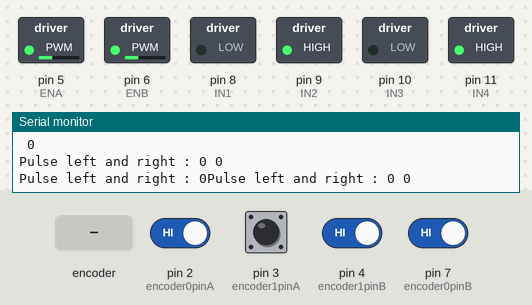
Simulated run of this sketch. Board: Arduino Uno, built with avr-gcc and run on an emulated ATmega328P. Shown: switched loads named in the sketch (green lamp = pin HIGH), the last lines printed to the serial monitor. The inputs (shaded band) are chosen by the test bench; at power-on: pin 2 (encoder0pinA), pin 3 (encoder1pinA), pin 4 (encoder1pinB), pin 7 (encoder0pinB) HIGH.

Above: at 0.45 s.
At 1.25 s:
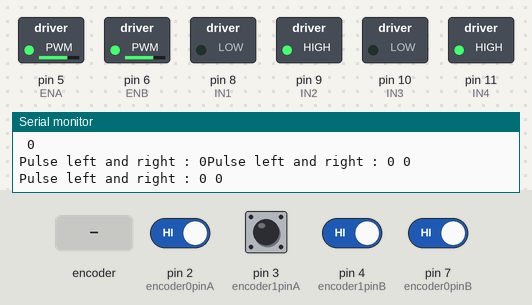
1.3 s: rotary encoder on pin 2 (encoder0pinA) / pin 7 (encoder0pinB) turned 1 step (first pin leading)
At 3.1 s:
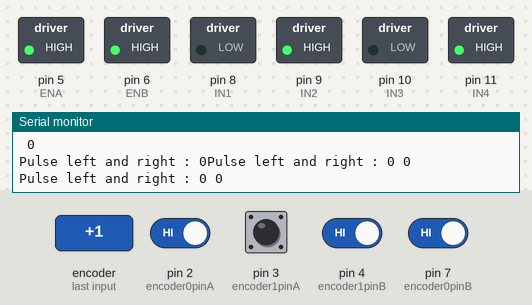
4.3 s: pin 3 (encoder1pinA) pulsed LOW 2 times (0.12 s each, 0.3 s apart)
7.9 s: pin 3 (encoder1pinA) pulsed LOW 2 times (0.12 s each, 0.3 s apart)
Timing chart, 0 to 10.9 s (numbered marks = the images above; inputs shaded):
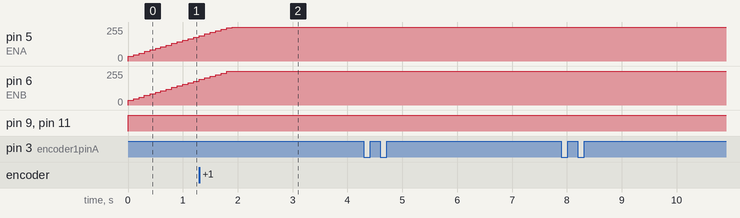

The sketch:

pid_two_wheel.ino
```cpp
#include <PID_v1.h>
#define IN1 8                 // control pin for left motor
#define IN2 9                 // control pin for left motor
#define IN3 10                // control pin for right motor
#define IN4 11                // control pin for right motor
#define ENA 5                 // analog pin for motor PWM
#define ENB 6                 // analog pin for motor PWN

const byte encoder0pinA = 2;  // A pin -> the interrupt pin 0 (pin 2)
const byte encoder0pinB = 7;  // B pin -> the digital pin 7
const byte encoder1pinA = 3;  // A pin -> the interrupt pin 1 (pin 3)
const byte encoder1pinB = 4;  // B pin -> the digital pin 4

/* structure of encoder */
typedef struct
{
  int duration;
  byte encoderPinALast;
  boolean Direction;
}encoder_two_wheel;

/* declare variables for encoder */
encoder_two_wheel encoder_left;
encoder_two_wheel encoder_right;

/* structure of PID */
typedef struct
{
  double val_output;
  double setpoint;
  double Kp;
  double Ki;
  double Kd;
  double abs_duration;
  boolean result;
}pid_two_wheel;

/* declare variables for PID control */
pid_two_wheel pid_left = {
  .val_output = 0.0,
  .setpoint = 0.0,
  .Kp = 0.2,
  .Ki = 1,
  .Kd = 0.0,
  .abs_duration = 0.0,
  .result = true
};

pid_two_wheel pid_right = {
  .val_output = 0.0,
  .setpoint = 0.0,
  .Kp = 0.2,
  .Ki = 1,
  .Kd = 0.0,
  .abs_duration = 0.0,
  .result = true
};

/* declare for PID control */
PID myPID_left(&(pid_left.abs_duration), &(pid_left.val_output), &(pid_left.setpoint), pid_left.Kp, pid_left.Ki, pid_left.Kd, DIRECT);
PID myPID_right(&(pid_right.abs_duration), &(pid_right.val_output), &(pid_right.setpoint), pid_right.Kp, pid_right.Ki, pid_right.Kd, DIRECT);

void setup()
{
  /* initialize the serial port and pin mode */
  Serial.begin(9600);
  pinMode(IN1, OUTPUT);
  pinMode(IN2, OUTPUT);
  pinMode(ENA, OUTPUT);
  pinMode(IN3, OUTPUT);
  pinMode(IN4, OUTPUT);
  pinMode(ENB, OUTPUT);

  /* initialize PID configuration */
  pid_left.setpoint = 120;
  myPID_left.SetMode(AUTOMATIC);
  myPID_left.SetSampleTime(100);
  pid_right.setpoint = 120;
  myPID_right.SetMode(AUTOMATIC);
  myPID_right.SetSampleTime(100);

  /* initialize encoder module */
  EncoderInit();
}

void loop()
{
  /* actuate the motors */
  forward_left();
  forward_right();

  /* calculate control input by PID */
  pid_left.abs_duration = abs(encoder_left.duration);
  pid_left.result = myPID_left.Compute();
  pid_right.abs_duration = abs(encoder_right.duration);
  pid_right.result = myPID_right.Compute();

  /* print motor speed */
  if(pid_left.result)
  {
    Serial.print("Pulse left and right : ");
    Serial.print(encoder_left.duration);
    encoder_left.duration = 0;
  }
  if(pid_right.result)
  {
    Serial.print(" ");
    Serial.println(encoder_right.duration);
    encoder_right.duration = 0;
  }
}

void EncoderInit()
{
  /* initialize encoder module */
  encoder_left.Direction = true;
  encoder_right.Direction = true;
  pinMode(encoder0pinB, INPUT);
  pinMode(encoder1pinB, INPUT);
  attachInterrupt(0, wheelSpeed0, CHANGE);
  attachInterrupt(1, wheelSpeed1, CHANGE);
}

/* interrupt service routine for interrupt 0 */
void wheelSpeed0()
{
  int Lstate = digitalRead(encoder0pinA);
  if((encoder_left.encoderPinALast == LOW) && Lstate==HIGH)
  {
    int val = digitalRead(encoder0pinB);
    if(val == LOW && encoder_left.Direction)
    {
      encoder_left.Direction = false; //Reverse
    }
    else if(val == HIGH && !(encoder_left.Direction))
    {
      encoder_left.Direction = true;  //Forward
    }
  }
  encoder_left.encoderPinALast = Lstate;

  if(!encoder_left.Direction)  encoder_left.duration--;
  else  encoder_left.duration++;
}

/* interrupt service routine for interrupt 1 */
void wheelSpeed1()
{
  int Lstate = digitalRead(encoder1pinA);
  if((encoder_right.encoderPinALast == LOW) && Lstate==HIGH)
  {
    int val = digitalRead(encoder1pinB);
    if(val == LOW && encoder_right.Direction)
    {
      encoder_right.Direction = false; //Reverse
    }
    else if(val == HIGH && !(encoder_right.Direction))
    {
      encoder_right.Direction = true;  //Forward
    }
  }
  encoder_right.encoderPinALast = Lstate;

  if(!encoder_right.Direction)  encoder_right.duration--;
  else  encoder_right.duration++;
}

/* motor driver function for left wheel */
void forward_left()  //Motor Forward
{
  digitalWrite(IN1, LOW);
  digitalWrite(IN2, HIGH);
  analogWrite(ENA, pid_left.val_output);
}

void backward_left() //Motor reverse
{
  digitalWrite(IN1, HIGH);
  digitalWrite(IN2, LOW);
  analogWrite(ENA, pid_left.val_output);
}

void stop_left()//Motor stops
{
  digitalWrite(ENA, LOW);
}

/* motor driver function for right wheel */
void forward_right()  //Motor Forward
{
  digitalWrite(IN3, LOW);
  digitalWrite(IN4, HIGH);
  analogWrite(ENB, pid_right.val_output);
}

void backward_right() //Motor reverse
{
  digitalWrite(IN3, HIGH);
  digitalWrite(IN4, LOW);
  analogWrite(ENB, pid_right.val_output);
}

void stop_right()//Motor stops
{
  digitalWrite(ENB, LOW);
}
```
